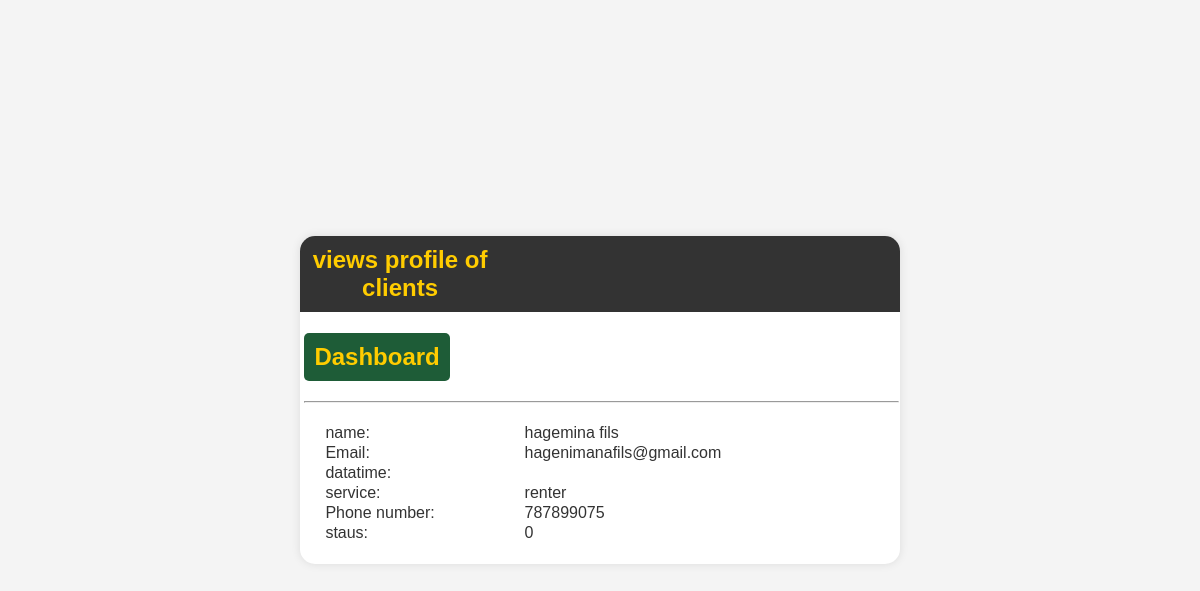
The app's page /viewclients.php?userid=100 with its own data.
### tables this page shows
CREATE TABLE `welcome` (
  `comeid` int(11) NOT NULL,
  `name` varchar(50) DEFAULT NULL,
  `email` varchar(50) DEFAULT NULL,
  `phone` int(50) DEFAULT NULL,
  `service` varchar(30) DEFAULT NULL,
  `password` varchar(50) DEFAULT NULL,
  `datetime` varchar(30) DEFAULT NULL,
  `status` int(11) DEFAULT NULL
);

### viewclients.php (the view, shortened to what this page needs)
<!DOCTYPE html>
<html lang="en">
<head>
</head>
<body>
    <div class="container">
        <nav>
            <span>views profile of clients</span>
            <table>
                <tr>
                </tr>
            </table>
        </nav>
        <table>
            <tr>
                <td></td>
                <td rowspan="7" valign="top">
                    <h2><a href="dash.php">Dashboard</a></h2>
                    <hr/>
                    <?php
                    include "connection.php";
                    $id = $_GET['userid'];
                    $q = "SELECT * FROM welcome WHERE comeid=$id";
                    $results = mysqli_query($conn, $q);
                    if ($row = mysqli_fetch_array($results)) {
                    ?>
                        <form action="" method="post">
                            <table>
                                <tr>
                                <td><label for="name">name:</label></td>
                                    <td><?php echo $row['name']; ?></td>
                                </tr>
                                <tr>
                                    <td><label for="name">Email:</label></td>
                                    <td><?php echo $row['email']; ?></td>
                                </tr>
                                <tr>
                                    <td><label for="price">datatime:</label></td>
                                    <td><?php echo $row['datetime']; ?></td>
                                </tr>
                                <tr>
                                    <td><label for="LOCATION">service:</label></td>
                                    <td><?php echo $row['service']; ?></td>
                                </tr>
                                <tr>
                                    <td><label for="Phone">Phone number:</label></td>
                                    <td><?php echo $row['phone']; ?></td>
                                </tr>
                                <tr>
                                    <td><label for="Phone">staus:</label></td>
                                    <td><?php echo $row['status']; ?></td>
                                </tr>
                            </table>
                        </form>
                    <?php
                    }
                    ?>
                </td>
            </tr>
        </table>
    </div>
</body>
</html>

### viewclients.php (style rules this page uses)
body { margin: 0; padding: 0; font-family: 'Arial', sans-serif; background-color: #f4f4f4; color: #333; display: flex; flex-direction: column; align-items: center; justify-content: center; min-height: 100vh; }
.container { background-color: #fff; border-radius: 15px; box-shadow: 0 0 10px rgba(0, 0, 0, 0.1); overflow: hidden; width: 80%; max-width: 600px; }
nav { background-color: #333; color: #ffcc00; padding: 10px; text-align: center; display: flex; justify-content: space-between; width: 100%; }
nav span { font-size: 1.5em; font-weight: bold; }
table { border-collapse: collapse; width: 100%; }
td a { color: #ffcc00; text-decoration: none; padding: 10px; background-color: #1E5C37; border-radius: 5px; display: inline-block; }
h2 { color: #ffcc00; margin-top: 20px; }
form { margin: 20px; }

### records on screen
welcome: name "hagemina fils", email "hagenimanafils@gmail.com", service "renter", phone "787899075", status "0"
